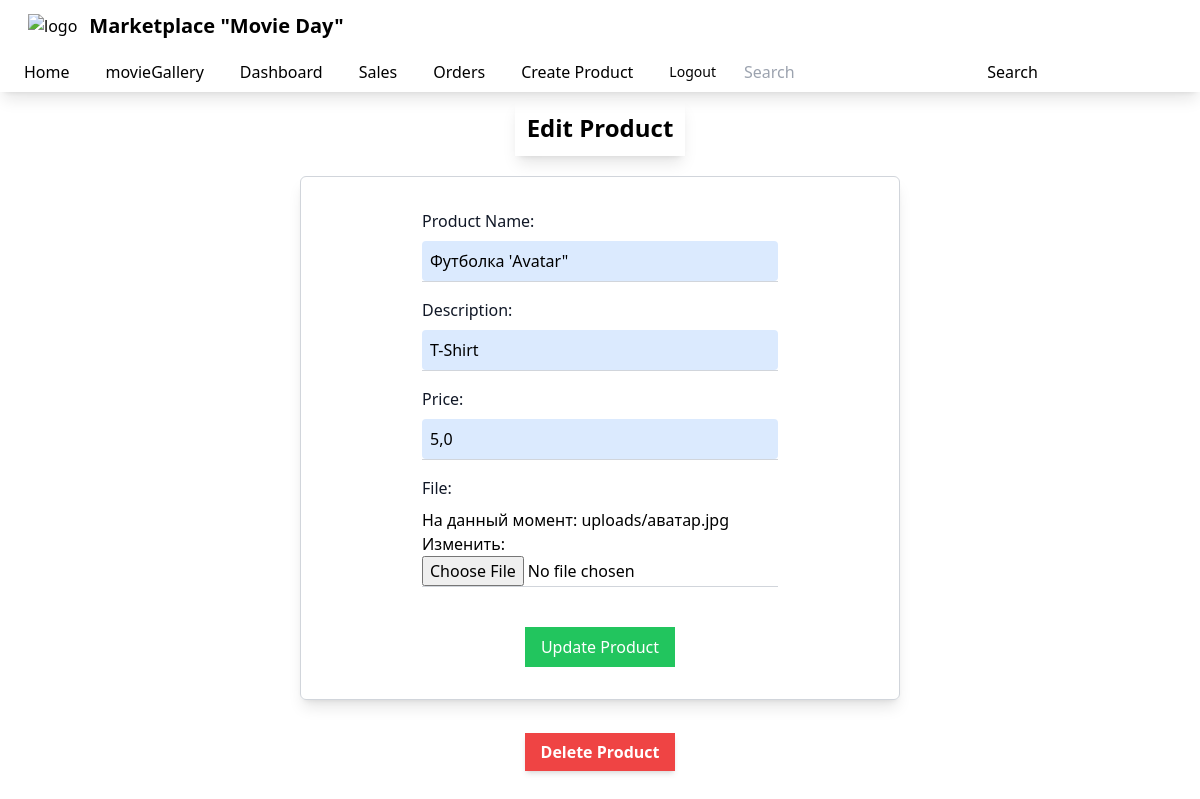
Screenshot of /editproduct/6 (signed in) with the database file from the repository.
### myapp/models.py (models this page shows, shortened)
class Product(models.Model):
    seller = models.ForeignKey(User, on_delete=models.CASCADE)
    name = models.CharField(max_length=100)
    description = models.CharField(max_length=100)
    price = models.FloatField()
    file = models.FileField(upload_to="uploads")
    total_sales_amount = models.FloatField(default=0)
    total_sales = models.IntegerField(default=0)
    total_ratings = models.IntegerField(default=0)
    total_rating_value = models.FloatField(default=0.0)
    reviewed_by = models.ManyToManyField(User, related_name='reviewed_products', blank=True)
    @property
    def average_rating(self):
        return self.calculate_average_rating()

### myapp/views.py (the view)
# urls.py: path('editproduct/<int:id>', views.product_edit, name="editproduct"),
@login_required
def product_edit(request, id):
    product = Product.objects.get(id=id)
    if not (request.user.is_superuser or product.seller == request.user):
        return redirect('invalid')
    product_form = ProductForm(request.POST or None, request.FILES or None, instance=product)
    if request.method == "POST":
        if product_form.is_valid():
            product_form.save()
            return redirect('index')
    return render(request, 'myapp/product_edit.html', {'product_form': product_form, 'product': product})

### myapp/forms.py
class ProductForm(forms.ModelForm):
    class Meta:
        model = Product
        fields = ['name', 'description', 'price', 'file']

### myapp/templates/myapp/product_edit.html (shortened to what this page needs)
{% extends 'myapp/base.html' %}
{% block body %}
<div class="flex flex-col justify-center items-center mt-20">
    <h1 class="text-2xl width-100 text-center font-bold m-5 p-3 shadow-lg">Edit Product</h1>
    <form class="shadow-lg p-8 w-1/2 flex flex-col items-center border border-gray-300 rounded-md" action=""
        method="POST" enctype="multipart/form-data">
        <div class="mb-4 border-b border-gray-300 w-2/3">
            <label
                class="mb-2 block text-md font-medium text-gray-900">Product Name:</label>
            <input type="text" name="{{ product_form.name.name }}"
                class="w-full p-2 bg-blue-100 rounded hover:bg-blue-400" value="{{ product_form.name.value }}">
        </div>
        <div class="mb-4 border-b border-gray-300 w-2/3">
            <label
                class="block font-medium text-gray-900 text-md mb-2">Description:</label>
            <input type="text" name="{{ product_form.description.name }}"
                class="w-full p-2 bg-blue-100 rounded hover:bg-blue-400" value="{{ product_form.description.value }}">
        </div>
        <div class="mb-4 border-b border-gray-300 w-2/3">
            <label
                class="block font-medium text-gray-900 text-md mb-2">Price:</label>
            <input type="text" name="{{ product_form.price.name }}"
                class="w-full p-2 bg-blue-100 rounded hover:bg-blue-400" value="{{ product_form.price.value }}">
        </div>
        <div class="mb-4 border-b border-gray-300 w-2/3">
            <label
                class="block font-medium text-gray-900 text-md mb-2">File:</label>
            {{ product_form.file }}
        </div>
        <div class="mt-6">
            <button class="bg-green-500 text-white px-4 py-2" type="submit">Update Product</button>
        </div>
    </form>
    <div class="m-10">
        <a href="{% url 'delete' product.id %}"
            class="bg-red-500 hover:bg-red-700 text-white font-bold px-4 py-2 shadow-md">Delete Product</a>
    </div>
</div>
{% endblock %}

### myapp/templates/myapp/base.html (style rules this page uses)
body { margin: 0; padding: 0; }

### rows the page displays
Product: name "Футболка 'Avatar\"", description "T-Shirt", price "5,0"
